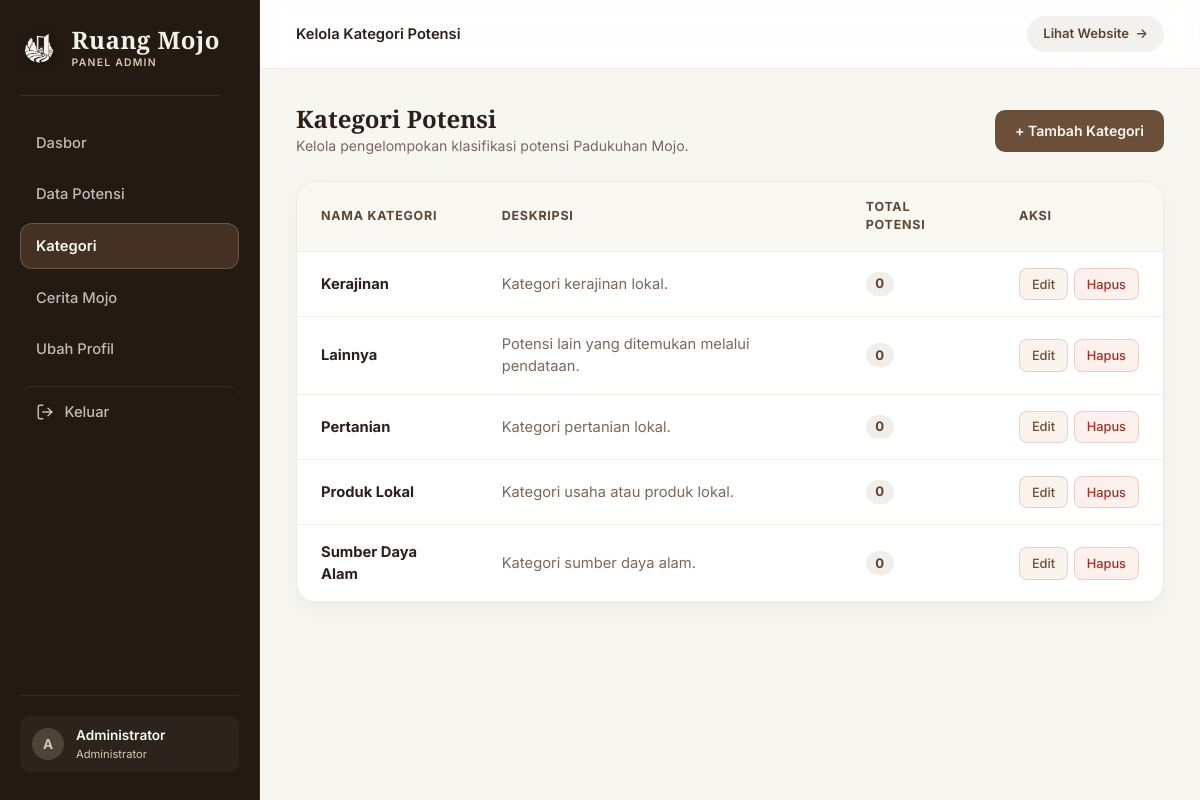
/admin/kategori/index.php (signed in), run on the app's committed database.
### tables this page shows
CREATE TABLE IF NOT EXISTS kategori (
    id INT UNSIGNED AUTO_INCREMENT PRIMARY KEY,
    nama_kategori VARCHAR(100) NOT NULL UNIQUE,
    deskripsi TEXT NULL,
    created_at TIMESTAMP DEFAULT CURRENT_TIMESTAMP
);

### includes/functions.php (called while the page is built, shortened)
<?php
function e(?string $value): string
{
    return htmlspecialchars($value ?? '', ENT_QUOTES, 'UTF-8');
}
function csrf_token(): string
{
    return $_SESSION['csrf_token'];
}

### admin/kategori/index.php (the view, shortened to what this page needs)
<?php
require_once __DIR__ . '/../auth.php';
$items = $pdo ? $pdo->query('SELECT k.*, (SELECT COUNT(*) FROM potensi p WHERE p.kategori_id = k.id) AS total_potensi FROM kategori k ORDER BY k.nama_kategori')->fetchAll() : [];
$adminName = $_SESSION['admin_name'] ?? 'Administrator';
$adminInitial = strtoupper(substr($adminName, 0, 1));
?>
<!doctype html>
<html lang="id">
<head>
  <link rel="stylesheet" href="../../assets/css/style.css?v=<?= filemtime(__DIR__ . '/../../assets/css/style.css') ?>">
</head>
<body class="admin-body">
<div class="admin-layout">
  <aside class="admin-sidebar" id="adminSidebar">
    <div class="sidebar-top">
      <div class="brand-row">
        <a class="brand" href="../../index.php">
          <img class="brand-logo" src="../../assets/images/logo-clean.png" alt="Logo Ruang Mojo">
          <div class="brand-text">
            <span class="brand-name">Ruang Mojo</span>
            <span class="brand-tag">Panel Admin</span>
          </div>
        </a>
      </div>
      <nav>
        <a href="../dashboard.php">
          <span>Dasbor</span>
        </a>
        <a href="../potensi/index.php">
          <span>Data Potensi</span>
        </a>
        <a class="active" href="index.php">
          <span>Kategori</span>
        </a>
        <a href="../cerita/index.php">
          <span>Cerita Mojo</span>
        </a>
        <a href="../profile.php">
          <span>Ubah Profil</span>
        </a>
        <a class="admin-logout-trigger" data-logout-trigger="true" href="../logout.php" title="Keluar dari Panel Admin">
          <svg viewBox="0 0 24 24" fill="none" stroke="currentColor" stroke-width="2" stroke-linecap="round" stroke-linejoin="round" aria-hidden="true"><path d="M9 21H5a2 2 0 0 1-2-2V5a2 2 0 0 1 2-2h4"></path><polyline points="16 17 21 12 16 7"></polyline><line x1="21" y1="12" x2="9" y2="12"></line></svg>
          <span>Keluar</span>
        </a>
      </nav>
    </div>
    <div class="sidebar-footer">
      <a class="user-badge" href="../profile.php" style="text-decoration: none;">
        <div class="user-avatar"><?= e($adminInitial) ?></div>
        <div class="user-details">
          <span class="user-name"><?= e($adminName) ?></span>
          <span class="user-role">Administrator</span>
        </div>
      </a>
    </div>
  </aside>
  <main class="admin-main">
    <header class="admin-top">
      <div class="top-left">
        <span class="top-title-desktop">Kelola Kategori Potensi</span>
      </div>
      <a class="top-btn-site" href="../../index.php" target="_blank" rel="noopener">
        <span>Lihat Website</span>
        <span aria-hidden="true">&rarr;</span>
      </a>
    </header>
    <section class="admin-content">
      <div class="panel-heading" style="padding: 0; background: transparent; border: 0; margin-bottom: 1.5rem;">
        <div>
          <h1>Kategori Potensi</h1>
          <p class="section-desc">Kelola pengelompokan klasifikasi potensi Padukuhan Mojo.</p>
        </div>
        <a class="btn btn-primary" href="tambah.php">+ Tambah Kategori</a>
      </div>
      <div class="admin-panel table-wrap">
        <table>
          <thead>
            <tr>
              <th>Nama Kategori</th>
              <th>Deskripsi</th>
              <th>Total Potensi</th>
              <th>Aksi</th>
            </tr>
          </thead>
          <tbody>
            <?php foreach ($items as $item): ?>
              <tr>
                <td data-label="Nama Kategori"><strong><?= e($item['nama_kategori']) ?></strong></td>
                <td data-label="Deskripsi" style="color: #7A695A;"><?= e($item['deskripsi'] ?: '-') ?></td>
                <td data-label="Total Potensi">
                  <span style="display: inline-flex; align-items: center; justify-content: center; min-width: 28px; height: 24px; padding: 0 0.5rem; border-radius: 999px; background: rgba(107,79,56,0.1); color: #5C4330; font-weight: 700; font-size: 0.82rem;">
                    <?= (int)$item['total_potensi'] ?>
                  </span>
                </td>
                <td data-label="Aksi">
                  <div class="action-group">
                    <a class="btn-action btn-action-edit" href="edit.php?id=<?= (int)$item['id'] ?>">Edit</a>
                    <a class="btn-action btn-action-delete" href="hapus.php?id=<?= (int)$item['id'] ?>&csrf_token=<?= e(csrf_token()) ?>" data-confirm="Apakah Anda yakin ingin menghapus data ini? Kategori yang masih digunakan oleh potensi tidak dapat dihapus.">Hapus</a>
                  </div>
                </td>
              </tr>
            <?php endforeach; ?>
          </tbody>
        </table>
      </div>
    </section>
  </main>
</div>
</body>
</html>

### data on the page
kategori: nama_kategori "Kerajinan", deskripsi "Kategori kerajinan lokal.", total_potensi "0"
kategori: nama_kategori "Lainnya", deskripsi "Potensi lain yang ditemukan melalui pendataan.", total_potensi "0"
kategori: nama_kategori "Pertanian", deskripsi "Kategori pertanian lokal.", total_potensi "0"
kategori: nama_kategori "Produk Lokal", deskripsi "Kategori usaha atau produk lokal.", total_potensi "0"
kategori: nama_kategori "Sumber Daya Alam", deskripsi "Kategori sumber daya alam.", total_potensi "0"

### other printed values
$adminInitial "A"
$adminName "Administrator"
